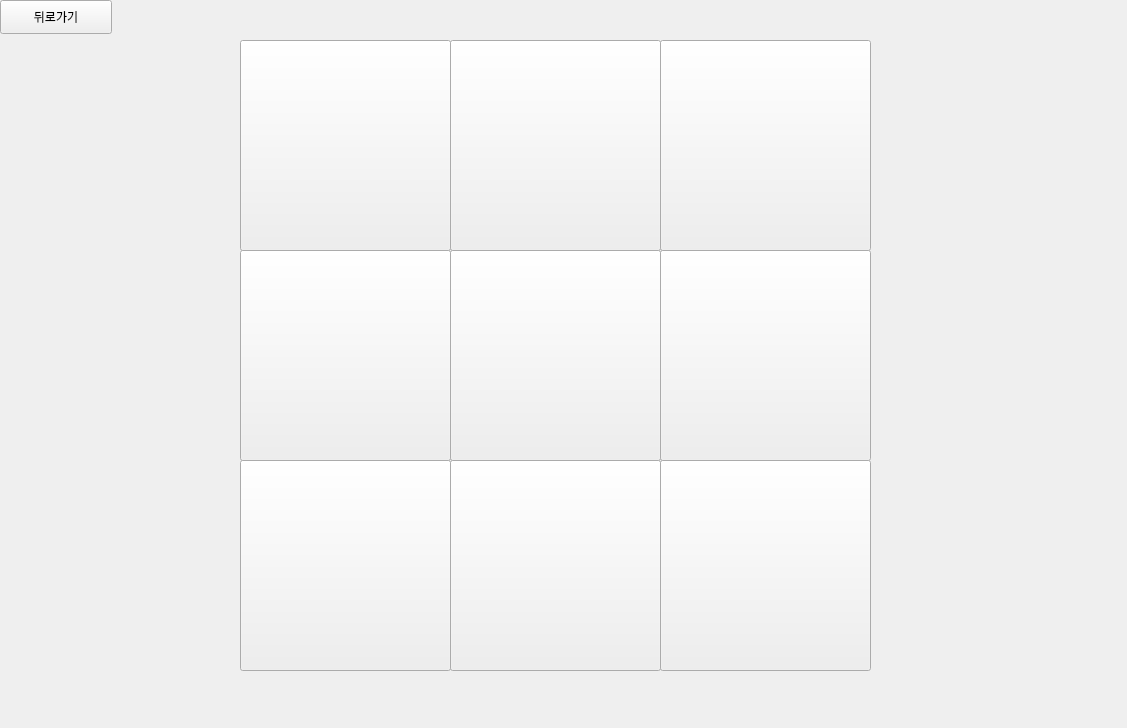
<?xml version="1.0" encoding="UTF-8"?>
<ui version="4.0">
 <class>Form</class>
 <widget class="QWidget" name="Form">
  <property name="geometry">
   <rect>
    <x>0</x>
    <y>0</y>
    <width>1127</width>
    <height>728</height>
   </rect>
  </property>
  <property name="windowTitle">
   <string>Form</string>
  </property>
  <widget class="QPushButton" name="back">
   <property name="geometry">
    <rect>
     <x>0</x>
     <y>0</y>
     <width>112</width>
     <height>34</height>
    </rect>
   </property>
   <property name="text">
    <string>뒤로가기</string>
   </property>
  </widget>
  <widget class="QLabel" name="count_label">
   <property name="geometry">
    <rect>
     <x>960</x>
     <y>0</y>
     <width>161</width>
     <height>41</height>
    </rect>
   </property>
   <property name="text">
    <string/>
   </property>
  </widget>
  <widget class="QPushButton" name="img_button_1">
   <property name="geometry">
    <rect>
     <x>240</x>
     <y>40</y>
     <width>211</width>
     <height>211</height>
    </rect>
   </property>
   <property name="text">
    <string/>
   </property>
  </widget>
  <widget class="QPushButton" name="img_button_2">
   <property name="geometry">
    <rect>
     <x>450</x>
     <y>40</y>
     <width>211</width>
     <height>211</height>
    </rect>
   </property>
   <property name="text">
    <string/>
   </property>
  </widget>
  <widget class="QPushButton" name="img_button_3">
   <property name="geometry">
    <rect>
     <x>660</x>
     <y>40</y>
     <width>211</width>
     <height>211</height>
    </rect>
   </property>
   <property name="text">
    <string/>
   </property>
  </widget>
  <widget class="QPushButton" name="img_button_4">
   <property name="geometry">
    <rect>
     <x>240</x>
     <y>250</y>
     <width>211</width>
     <height>211</height>
    </rect>
   </property>
   <property name="text">
    <string/>
   </property>
  </widget>
  <widget class="QPushButton" name="img_button_5">
   <property name="geometry">
    <rect>
     <x>450</x>
     <y>250</y>
     <width>211</width>
     <height>211</height>
    </rect>
   </property>
   <property name="text">
    <string/>
   </property>
  </widget>
  <widget class="QPushButton" name="img_button_6">
   <property name="geometry">
    <rect>
     <x>660</x>
     <y>250</y>
     <width>211</width>
     <height>211</height>
    </rect>
   </property>
   <property name="text">
    <string/>
   </property>
  </widget>
  <widget class="QPushButton" name="img_button_7">
   <property name="geometry">
    <rect>
     <x>240</x>
     <y>460</y>
     <width>211</width>
     <height>211</height>
    </rect>
   </property>
   <property name="text">
    <string/>
   </property>
  </widget>
  <widget class="QPushButton" name="img_button_8">
   <property name="geometry">
    <rect>
     <x>450</x>
     <y>460</y>
     <width>211</width>
     <height>211</height>
    </rect>
   </property>
   <property name="text">
    <string/>
   </property>
  </widget>
  <widget class="QPushButton" name="img_button_9">
   <property name="geometry">
    <rect>
     <x>660</x>
     <y>460</y>
     <width>211</width>
     <height>211</height>
    </rect>
   </property>
   <property name="text">
    <string/>
   </property>
  </widget>
 </widget>
 <resources/>
 <connections>
  <connection>
   <sender>back</sender>
   <signal>clicked()</signal>
   <receiver>Form</receiver>
   <slot>btn_third_to_second()</slot>
   <hints>
    <hint type="sourcelabel">
     <x>71</x>
     <y>16</y>
    </hint>
    <hint type="destinationlabel">
     <x>35</x>
     <y>44</y>
    </hint>
   </hints>
  </connection>
  <connection>
   <sender>img_button_1</sender>
   <signal>clicked()</signal>
   <receiver>Form</receiver>
   <slot>one()</slot>
   <hints>
    <hint type="sourcelabel">
     <x>345</x>
     <y>145</y>
    </hint>
    <hint type="destinationlabel">
     <x>563</x>
     <y>363</y>
    </hint>
   </hints>
  </connection>
  <connection>
   <sender>img_button_2</sender>
   <signal>clicked()</signal>
   <receiver>Form</receiver>
   <slot>two()</slot>
   <hints>
    <hint type="sourcelabel">
     <x>555</x>
     <y>145</y>
    </hint>
    <hint type="destinationlabel">
     <x>563</x>
     <y>363</y>
    </hint>
   </hints>
  </connection>
  <connection>
   <sender>img_button_9</sender>
   <signal>clicked()</signal>
   <receiver>Form</receiver>
   <slot>nine()</slot>
   <hints>
    <hint type="sourcelabel">
     <x>765</x>
     <y>565</y>
    </hint>
    <hint type="destinationlabel">
     <x>563</x>
     <y>363</y>
    </hint>
   </hints>
  </connection>
  <connection>
   <sender>img_button_8</sender>
   <signal>clicked()</signal>
   <receiver>Form</receiver>
   <slot>eight()</slot>
   <hints>
    <hint type="sourcelabel">
     <x>555</x>
     <y>565</y>
    </hint>
    <hint type="destinationlabel">
     <x>563</x>
     <y>363</y>
    </hint>
   </hints>
  </connection>
  <connection>
   <sender>img_button_7</sender>
   <signal>clicked()</signal>
   <receiver>Form</receiver>
   <slot>seven()</slot>
   <hints>
    <hint type="sourcelabel">
     <x>345</x>
     <y>565</y>
    </hint>
    <hint type="destinationlabel">
     <x>563</x>
     <y>363</y>
    </hint>
   </hints>
  </connection>
  <connection>
   <sender>img_button_3</sender>
   <signal>clicked()</signal>
   <receiver>Form</receiver>
   <slot>three()</slot>
   <hints>
    <hint type="sourcelabel">
     <x>765</x>
     <y>145</y>
    </hint>
    <hint type="destinationlabel">
     <x>563</x>
     <y>363</y>
    </hint>
   </hints>
  </connection>
  <connection>
   <sender>img_button_4</sender>
   <signal>clicked()</signal>
   <receiver>Form</receiver>
   <slot>four()</slot>
   <hints>
    <hint type="sourcelabel">
     <x>345</x>
     <y>355</y>
    </hint>
    <hint type="destinationlabel">
     <x>563</x>
     <y>363</y>
    </hint>
   </hints>
  </connection>
  <connection>
   <sender>img_button_5</sender>
   <signal>clicked()</signal>
   <receiver>Form</receiver>
   <slot>five()</slot>
   <hints>
    <hint type="sourcelabel">
     <x>555</x>
     <y>355</y>
    </hint>
    <hint type="destinationlabel">
     <x>563</x>
     <y>363</y>
    </hint>
   </hints>
  </connection>
  <connection>
   <sender>img_button_6</sender>
   <signal>clicked()</signal>
   <receiver>Form</receiver>
   <slot>six()</slot>
   <hints>
    <hint type="sourcelabel">
     <x>765</x>
     <y>355</y>
    </hint>
    <hint type="destinationlabel">
     <x>563</x>
     <y>363</y>
    </hint>
   </hints>
  </connection>
 </connections>
 <slots>
  <slot>btn_third_to_second()</slot>
  <slot>one()</slot>
  <slot>two()</slot>
  <slot>three()</slot>
  <slot>four()</slot>
  <slot>five()</slot>
  <slot>six()</slot>
  <slot>seven()</slot>
  <slot>eight()</slot>
  <slot>nine()</slot>
 </slots>
</ui>
